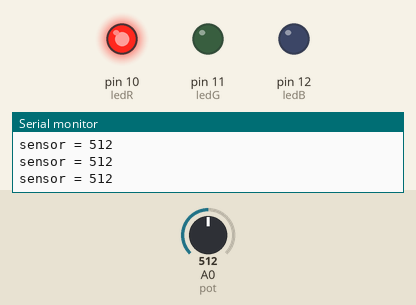
Bench run of a sketch on a simulated Arduino Uno, built with avr-gcc and run on an emulated ATmega328P. On the bench: output pins drawn as LEDs (lit = HIGH), the last lines printed to the serial monitor. The test bench sets the inputs (shaded band); at power-on: A0 (pot) = 512.

Above: at 1.2 s.
1.3 s: A0 (pot) set to 525
At 1.6 s:
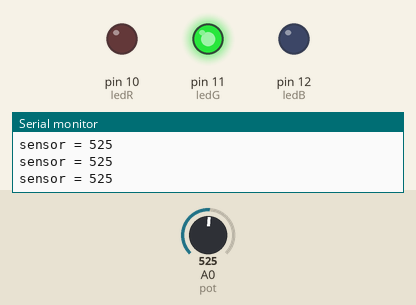
2.8 s: A0 (pot) set to 750
5.8 s: A0 (pot) set to 780
At 6.2 s:
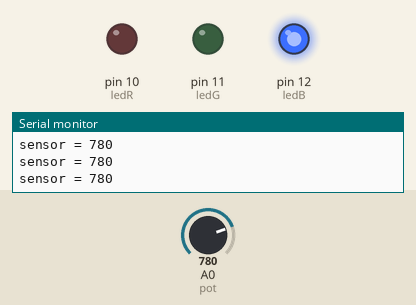
7.3 s: A0 (pot) set to 246
At 8.5 s:
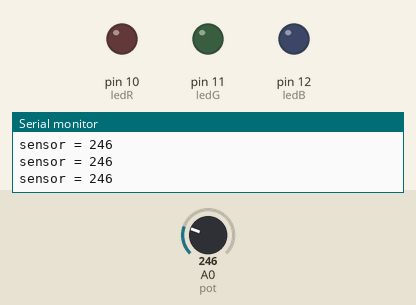
8.8 s: A0 (pot) set to 274
At 9.6 s:
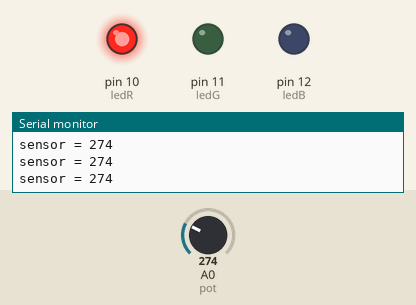
11.8 s: A0 (pot) set to 122
At 12.4 s:
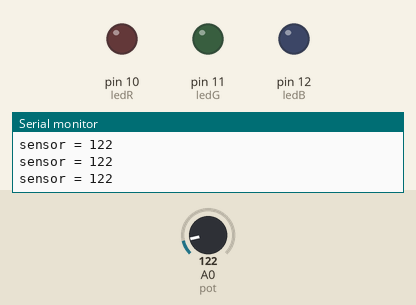
Timing chart, 0 to 14.8 s (numbered marks = the images above; inputs shaded):
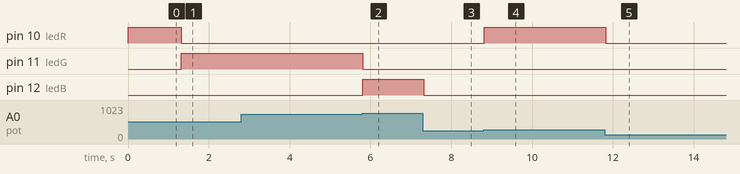

The sketch:

arduino.ino
```cpp
int ledR = 10;
int ledG = 11;
int ledB = 12;

int pot= A0;

int valorPot;


void setup() {
  Serial.begin(9600);
  pinMode(ledR, OUTPUT);
  pinMode(ledG, OUTPUT);
  pinMode(ledB, OUTPUT);
  apagaLed();

}

void loop() {
  valorPot = analogRead(pot);
  Serial.print("sensor = ");
  Serial.println(valorPot);

  if(valorPot >= 0 && valorPot <= 256) //Entre 0 e 256
  {
    apagaLed();
  }
  if(valorPot > 256 && valorPot <= 512) //Entre 256 e 512
  {
    vermelho();
  }
  if(valorPot > 512 && valorPot <= 768) //Entre 512 e 768
  {
    verde();
  }
  if(valorPot > 768 && valorPot <= 1023) //Entre 768 e 1023
  {
    azul();
  }


}

void apagaLed() {
  digitalWrite(ledR, LOW);
  digitalWrite(ledG, LOW);
  digitalWrite(ledB, LOW);
  }

void vermelho()
{
  digitalWrite(ledR, HIGH);
  digitalWrite(ledG, LOW);
  digitalWrite(ledB, LOW);
}
void verde()
{
  digitalWrite(ledR, LOW);
  digitalWrite(ledG, HIGH);
  digitalWrite(ledB, LOW);
}
 void azul()
{
  digitalWrite(ledR, LOW);
  digitalWrite(ledG, LOW);
  digitalWrite(ledB, HIGH);
}
```

Measured:
- the behaviour switches between 512 and 513 on A0 (pot) (found by bisection; images 0 and 1)
- the behaviour switches between 768 and 769 on A0 (pot) (found by bisection; images 1 and 2)
- the behaviour switches between 256 and 257 on A0 (pot) (found by bisection; images 3 and 4)
- after the input at 1.3 s, pin 10 (ledR): HIGH → LOW at once; pin 11 (ledG): LOW → HIGH at once
- after the input at 5.8 s, pin 11 (ledG): HIGH → LOW at once; pin 12 (ledB): LOW → HIGH at once
- after the input at 7.3 s, pin 12 (ledB): HIGH → LOW at once
- after the input at 8.8 s, pin 10 (ledR): LOW → HIGH at once
- after the input at 11.8 s, pin 10 (ledR): HIGH → LOW at once
